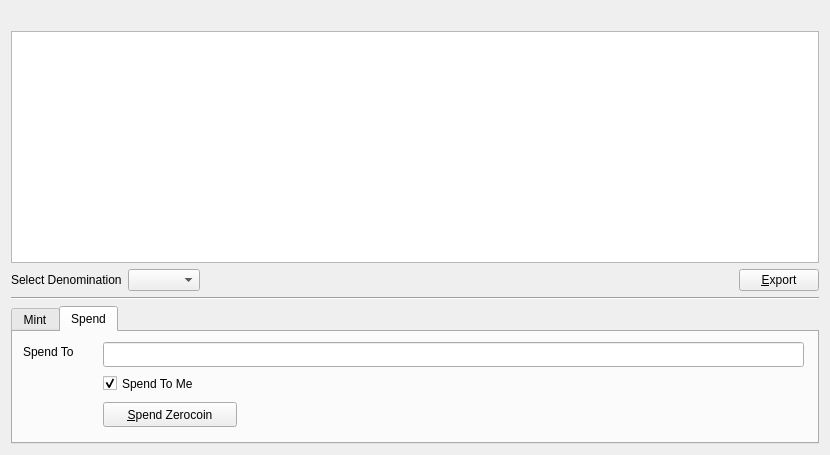
<?xml version="1.0" encoding="UTF-8"?>
<ui version="4.0">
 <class>ZerocoinPage</class>
 <widget class="QWidget" name="ZerocoinPage">
  <property name="enabled">
   <bool>true</bool>
  </property>
  <property name="geometry">
   <rect>
    <x>0</x>
    <y>0</y>
    <width>830</width>
    <height>455</height>
   </rect>
  </property>
  <layout class="QVBoxLayout" name="verticalLayout">
   <item>
    <widget class="QLabel" name="labelExplanation">
     <property name="textFormat">
      <enum>Qt::PlainText</enum>
     </property>
     <property name="wordWrap">
      <bool>true</bool>
     </property>
    </widget>
   </item>
   <item>
    <widget class="QTableView" name="tableView">
     <property name="contextMenuPolicy">
      <enum>Qt::CustomContextMenu</enum>
     </property>
     <property name="toolTip">
      <string>Right-click to edit address or label</string>
     </property>
     <property name="tabKeyNavigation">
      <bool>false</bool>
     </property>
     <property name="alternatingRowColors">
      <bool>true</bool>
     </property>
     <property name="selectionMode">
      <enum>QAbstractItemView::SingleSelection</enum>
     </property>
     <property name="selectionBehavior">
      <enum>QAbstractItemView::SelectRows</enum>
     </property>
     <property name="sortingEnabled">
      <bool>true</bool>
     </property>
     <attribute name="verticalHeaderVisible">
      <bool>false</bool>
     </attribute>
    </widget>
   </item>
   <item>
    <layout class="QHBoxLayout" name="horizontalLayout_3">
     <item>
      <widget class="QLabel" name="denomination">
       <property name="text">
        <string>Select Denomination</string>
       </property>
      </widget>
     </item>
     <item>
      <widget class="QComboBox" name="zerocoinAmount"/>
     </item>
     <item>
      <spacer name="horizontalSpacer_2">
       <property name="orientation">
        <enum>Qt::Horizontal</enum>
       </property>
       <property name="sizeHint" stdset="0">
        <size>
         <width>40</width>
         <height>20</height>
        </size>
       </property>
      </spacer>
     </item>
     <item>
      <widget class="QPushButton" name="exportButton">
       <property name="toolTip">
        <string>Export the data in the current tab to a file</string>
       </property>
       <property name="text">
        <string>&amp;Export</string>
       </property>
       <property name="icon">
        <iconset>
         <normaloff>../res/icons/export.png</normaloff>../res/icons/export.png</iconset>
       </property>
       <property name="autoDefault">
        <bool>false</bool>
       </property>
      </widget>
     </item>
    </layout>
   </item>
   <item>
    <widget class="Line" name="line_2">
     <property name="orientation">
      <enum>Qt::Horizontal</enum>
     </property>
    </widget>
   </item>
   <item>
    <layout class="QHBoxLayout" name="horizontalLayout" stretch="0">
     <item>
      <widget class="QTabWidget" name="tabWidget">
       <property name="enabled">
        <bool>true</bool>
       </property>
       <property name="sizePolicy">
        <sizepolicy hsizetype="Expanding" vsizetype="Fixed">
         <horstretch>0</horstretch>
         <verstretch>0</verstretch>
        </sizepolicy>
       </property>
       <property name="minimumSize">
        <size>
         <width>0</width>
         <height>138</height>
        </size>
       </property>
       <property name="maximumSize">
        <size>
         <width>16777215</width>
         <height>200</height>
        </size>
       </property>
       <property name="currentIndex">
        <number>1</number>
       </property>
       <widget class="QWidget" name="tab">
        <attribute name="title">
         <string>Mint</string>
        </attribute>
        <widget class="QPushButton" name="zerocoinMintButton">
         <property name="geometry">
          <rect>
           <x>10</x>
           <y>10</y>
           <width>123</width>
           <height>25</height>
          </rect>
         </property>
         <property name="toolTip">
          <string>Mint Zerocoin</string>
         </property>
         <property name="text">
          <string>&amp;Mint Zerocoin</string>
         </property>
         <property name="icon">
          <iconset>
           <normaloff>../res/icons/add.png</normaloff>../res/icons/add.png</iconset>
         </property>
         <property name="autoDefault">
          <bool>false</bool>
         </property>
        </widget>
       </widget>
       <widget class="QWidget" name="tab_2">
        <attribute name="title">
         <string>Spend</string>
        </attribute>
        <widget class="QLabel" name="label">
         <property name="geometry">
          <rect>
           <x>10</x>
           <y>10</y>
           <width>812</width>
           <height>20</height>
          </rect>
         </property>
         <property name="text">
          <string>Spend To</string>
         </property>
        </widget>
        <widget class="QPushButton" name="zerocoinSpendButton">
         <property name="geometry">
          <rect>
           <x>90</x>
           <y>70</y>
           <width>134</width>
           <height>25</height>
          </rect>
         </property>
         <property name="toolTip">
          <string>Spend Zerocoin</string>
         </property>
         <property name="text">
          <string>&amp;Spend Zerocoin</string>
         </property>
         <property name="icon">
          <iconset>
           <normaloff>../res/icons/edit.png</normaloff>../res/icons/edit.png</iconset>
         </property>
         <property name="autoDefault">
          <bool>false</bool>
         </property>
        </widget>
        <widget class="QLineEdit" name="spendToThirdPartyAddress">
         <property name="enabled">
          <bool>true</bool>
         </property>
         <property name="geometry">
          <rect>
           <x>90</x>
           <y>10</y>
           <width>701</width>
           <height>25</height>
          </rect>
         </property>
         <property name="sizePolicy">
          <sizepolicy hsizetype="Maximum" vsizetype="Fixed">
           <horstretch>0</horstretch>
           <verstretch>0</verstretch>
          </sizepolicy>
         </property>
         <property name="maximumSize">
          <size>
           <width>16777215</width>
           <height>16777215</height>
          </size>
         </property>
        </widget>
        <widget class="QCheckBox" name="zerocoinSpendToMeCheckBox">
         <property name="geometry">
          <rect>
           <x>90</x>
           <y>40</y>
           <width>810</width>
           <height>23</height>
          </rect>
         </property>
         <property name="text">
          <string>Spend To Me</string>
         </property>
         <property name="checked">
          <bool>true</bool>
         </property>
        </widget>
       </widget>
      </widget>
     </item>
    </layout>
   </item>
  </layout>
 </widget>
 <resources/>
 <connections/>
</ui>
